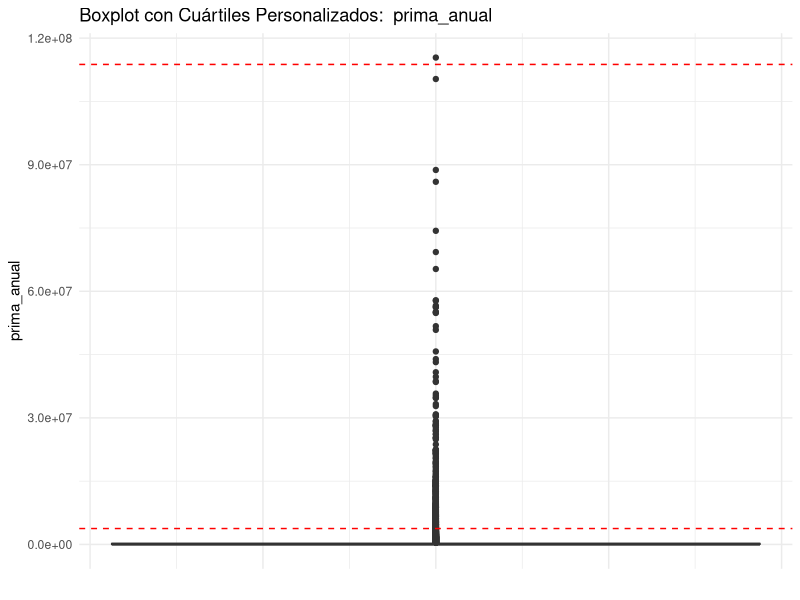
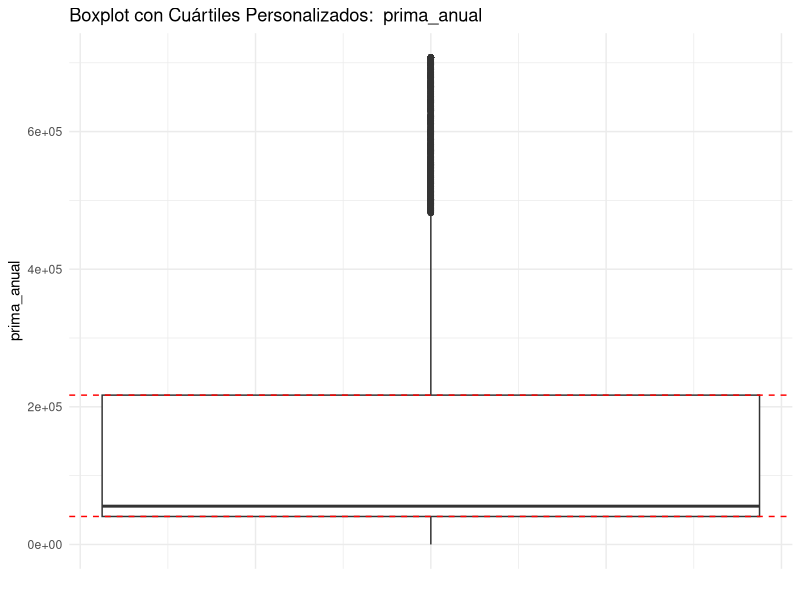

Reproduce these figures in R, in order. (Note: this script raises an error after producing the figures.)
library(rlang)
library(cluster) 
library(ggplot2)
library(readxl) 
library(dplyr)
library(lubridate)
datos_modificados_cuartiles <- function(datos, nombre_columna, cuartil_inferior, cuartil_superior) {
  ci <- cuartil_inferior / 100
  cs <- cuartil_superior / 100
  
  # Acceder dinámicamente a la columna usando [[ ]]
  t <- datos[[nombre_columna]]
  
  # Calcular cuartiles y IQR basado en estos cuartiles personalizados
  Qinf <- quantile(t, ci, na.rm = TRUE)
  Qsup <- quantile(t, cs, na.rm = TRUE)
  IQR <- Qsup - Qinf
  
  # Determinar y corregir valores atípicos
  lower_bound <- Qinf - 1.5 * IQR
  upper_bound <- Qsup + 1.5 * IQR
  t <- ifelse(t < lower_bound, lower_bound, ifelse(t > upper_bound, upper_bound, t))
  
  # Actualizar la columna en el dataframe original
  datos[[nombre_columna]] <- t
  
  return(datos)
}



diagrama_caja_bigotes<- function(datos, nombre_columna, cuartil_inferior, cuartil_superior){
  # Convertir porcentajes a decimales
  ci <- cuartil_inferior / 100
  cs <- cuartil_superior / 100
  
  # Extraer la columna de interés
  columna_datos <- datos[[nombre_columna]]
  
  # Calcular los cuártiles personalizados
  Qinf <- quantile(columna_datos, ci, na.rm = TRUE)
  Qsup <- quantile(columna_datos, cs, na.rm = TRUE)
  
  # Crear el boxplot
  p <- ggplot(datos, aes_string(x = "1", y = nombre_columna)) +
    geom_boxplot() +
    geom_hline(yintercept = c(Qinf, Qsup), color = "red", linetype = "dashed") +
    labs(title = paste("Boxplot con Cuártiles Personalizados: ", nombre_columna),
         x = "",
         y = nombre_columna) +
    theme_minimal() +
    theme(axis.text.x = element_blank(), axis.ticks.x = element_blank())
  
  # Imprimir el gráfico
  print(p)
}

datos<-read_excel("polizas.xlsx")
diagrama_caja_bigotes(datos, "prima_anual", 98, 99.999)
datos_prima<-datos_modificados_cuartiles(datos, "prima_anual" , 25, 80)
diagrama_caja_bigotes(datos_prima, "prima_anual", 25, 75)

#el valor p 
#pearson 
grafico 

pregunta2 <- function(datos, relacion1, relacion2, numerico1){
  # Convertir nombres de columnas de string a símbolos
  relacion1_sym <- sym(relacion1)
  relacion2_sym <- sym(relacion2)
  numerico1_sym <- sym(numerico1)
  
  # Agrupar y sumarizar para calcular el total
  tabla_conti <- datos %>%
    group_by(!!relacion1_sym, !!relacion2_sym) %>%
    summarise(total_numerico1 = sum(!!numerico1_sym, na.rm = TRUE), .groups = 'drop')
  
  # Convertir símbolos a nombres de columnas para usar en xtabs
  relacion1_char <- as.character(rlang::expr(!!relacion1_sym))
  relacion2_char <- as.character(rlang::expr(!!relacion2_sym))
  
  # Crear matriz de contingencia
  matriz_contingencia <- xtabs(total_numerico1 ~ get(relacion1_char) + get(relacion2_char), data = tabla_conti)
  
  # Realizar prueba chi-cuadrado
  prueba_chi <- chisq.test(matriz_contingencia)
  result1 <- prueba_chi$p.value
  
  # Calcular residuos
  residuos <- residuals(prueba_chi, type = "pearson")
  result2 <- residuos
  
  # Crear gráfico
  grafica <- ggplot(tabla_conti, aes(x = get(relacion1_char), y = total_numerico1, fill = get(relacion2_char))) +
    geom_bar(stat = "identity", position = position_dodge()) +
    theme_minimal() +
    labs(title = "Numerico1 Promedio por Relacion1 y Relacion2",
         x = relacion1,
         y = "Numerico1 Promedio")
  
  # Devolver resultados como una lista
  resultado <- list(Contigencia = matriz_contingencia,
                    Valorp = result1,
                    Residuos = result2,
                    Diagrama = grafica)
  
  return(resultado)
}
# Leer el archivo de Excel
datos <- read_excel("polizas.xlsx")

pregunta2(datos, "sucursal", "ramo_comercial", "prima_emitida")


#PREGUNTA 3---------------------------------------------------------------------


#Conversion de fechas y verificacion de datos----------------------------------
datos$fecha_constitucion <- as.Date(datos$fecha_emision, origin = "1899-12-30")
datos$fecha_constitucion

# Crear un gráfico de línea para la serie de tiempo
grafico_serie_tiempo <- ggplot(datos, aes(x = fecha, y = valor_numerico)) +
  geom_line(group = 1, colour = "blue") +  # Utiliza geom_line para crear una línea
  theme_minimal() +
  labs(title = "Serie de Tiempo de Valor Numérico",
       x = "Fecha",
       y = "Valor Numérico") +
  theme(axis.text.x = element_text(angle = 45, hjust = 1))  # Inclinar las etiquetas de fecha si son demasiadas o muy largas

# Mostrar el gráfico
print(grafico_serie_tiempo)
#--------------------------fucnion de fecha------------------------------------
#*********************************************************************************************************************************************************
cambio_fecha <- function(datos, fecha) {
  # Asegurar que se usa correctamente el nombre de la columna pasada como parámetro
  datos[[fecha]] <- as.Date(datos[[fecha]], origin = "1899-12-30")
  return(datos)
}


pregunta3 <- function(datos, fechas, numeros) {
  # Convertir nombres de columnas de string a símbolos y evaluarlos
  fechas_sym <- rlang::sym(fechas)
  numeros_sym <- rlang::sym(numeros)
  
  # Convertir la columna de fechas y asegurar que está en formato de fecha
  datos <- datos %>%
    mutate(!!fechas_sym := as.Date(!!fechas_sym, origin = "1899-12-30"),
           MonthYear = floor_date(!!fechas_sym, "month"))  # Agrupar por mes y año
  
  # Agrupar datos por la nueva columna MonthYear y calcular el promedio de numeros
  datos_agrupados <- datos %>%
    group_by(MonthYear) %>%
    summarize(ValorNumerico = mean(!!numeros_sym, na.rm = TRUE), .groups = 'drop')
  
  # Minimo y maximo para escalas
  minimo <- min(datos_agrupados$ValorNumerico)
  maximo <- max(datos_agrupados$ValorNumerico)
  intervalo <- (maximo - minimo) / 10  # Ajusta esto según la precisión deseada en el eje y
  
  # Crear un gráfico de línea para la serie de tiempo
  grafico_serie_tiempo <- ggplot(datos_agrupados, aes(x = MonthYear, y = ValorNumerico)) +
    geom_line(group = 2, colour = "skyblue") +
    scale_y_continuous(limits = c(minimo, maximo), breaks = seq(minimo, maximo, by = intervalo)) +
    theme_minimal() +
    labs(title = "Serie de Tiempo de Valor Numérico por Mes",
         x = "Mes y Año",
         y = "Valor Numérico Promedio") +
    theme(axis.text.x = element_text(angle = 45, hjust = 1))  # Inclinar las etiquetas de fecha si son demasiadas o muy largas
  
  # Mostrar el gráfico
  print(grafico_serie_tiempo)
}
#**********************************************************************************************************************************************************
# Leer el archivo de Excel
datos <- read_excel("polizas.xlsx")
pregunta3(datos, "fecha_emision", "prima_anual")
pregunta3(datos, "fecha_emision", "suma_aseg")


#PREGUNTA 4---------------------------------------------------------------------

# Supongamos que 'datos' tiene las columnas necesarias ya definidas
# Codificación de variables categóricas
datos <- datos %>%
  mutate(across(c(tipo_persona, tipo_agente), as.factor)) %>%
  mutate(tipo_persona = as.numeric(as.factor(tipo_persona)), 
         tipo_agente = as.numeric(as.factor(tipo_agente)))

# Aplicación de k-Means
set.seed(123)  # Para reproducibilidad
k <- kmeans(datos[, c("tipo_persona", "tipo_agente", "suma_aseg")], centers = 3, nstart = 25)

# Añadir la asignación de cluster al dataframe
datos$cluster <- as.factor(k$cluster)

# Creación del gráfico
G<-ggplot(datos, aes(x = tipo_agente, y = suma_aseg, color = cluster)) +
  geom_point(alpha = 0.5) +  # Puntos semi-transparentes
  theme_minimal() +
  labs(title = "Distribución de Clusters",
       x = "Tipo de Agente",
       y = "Suma Asegurada") +
  scale_color_brewer(palette = "Set1")  # Colores distintivos para cada cluster

fecha<-datos$fecha_constitucion <- as.Date(datos$fecha_constitucion, origin = "1899-12-30")

#-------------------------------------------------------------------------------
#**********************************************************************************************************************************************************
pregunta4 <- function(datos, tipo1, tipo2, numeros, centros, repeticiones) {
  tipo1_sym <- rlang::sym(tipo1)
  tipo2_sym <- rlang::sym(tipo2)
  numeros_sym <- rlang::sym(numeros)
  
  # Preparación de datos
  datos <- datos %>%
    mutate(across(all_of(c(tipo1, tipo2)), as.factor)) %>%
    mutate(!!tipo1_sym := as.numeric(as.factor(!!tipo1_sym)),
           !!tipo2_sym := as.numeric(as.factor(!!tipo2_sym)))
  
  # Aplicación de k-Means
  k <- kmeans(datos %>% select(!!tipo1_sym, !!tipo2_sym, !!numeros_sym), centers = centros, nstart = repeticiones)
  datos$cluster <- as.factor(k$cluster)
  
  # Creación del gráfico con facetas
  G <- ggplot(datos, aes(x = !!tipo2_sym, y = !!numeros_sym, color = cluster)) +
    geom_point(alpha = 0.5) +
    #facet_wrap(~cluster) +  # Crea una faceta para cada cluster
    theme_minimal() +
    labs(title = "Distribución de Clusters",
         x = paste("Tipo", tipo2),
         y = "Suma Asegurada") +
    scale_color_brewer(palette = "Set1")
  
  print(G)
}
#**********************************************************************************************************************************************************
datos <- read_excel("polizas.xlsx")
pregunta4(datos, "tipo_persona", "tipo_agente", "suma_aseg", 3, 10)


#*********************************************************************************************
#regresion lineal----------------------------------------------------------


regresion <- function(datos, variable1, variable2){
  # Asegurar que las variables se usan correctamente como nombres de columnas en aes()
  R <- ggplot(datos, aes(x = .data[[variable1]], y = .data[[variable2]])) +  # Usa .data[[ ]] para referenciar dinámicamente las columnas
    geom_point() +  # Añade puntos de datos
    geom_smooth(method = "lm", se = TRUE, color = "blue") +  # Añade la línea de regresión lineal
    labs(title = "Gráfico de Regresión Lineal", x = variable1, y = variable2) +
    theme_minimal()  # Añade un tema minimalista
  print(R)
}


datos <- read_excel("polizas.xlsx")
regresion(datos, "prima_anual", "suma_aseg")
d1<-datos_modificados_cuartiles(datos, "prima_anual", 25, 75 )
d2<-datos_modificados_cuartiles(d1, "suma_aseg", 25, 75 )
regresion(d2, "prima_anual", "suma_aseg")
